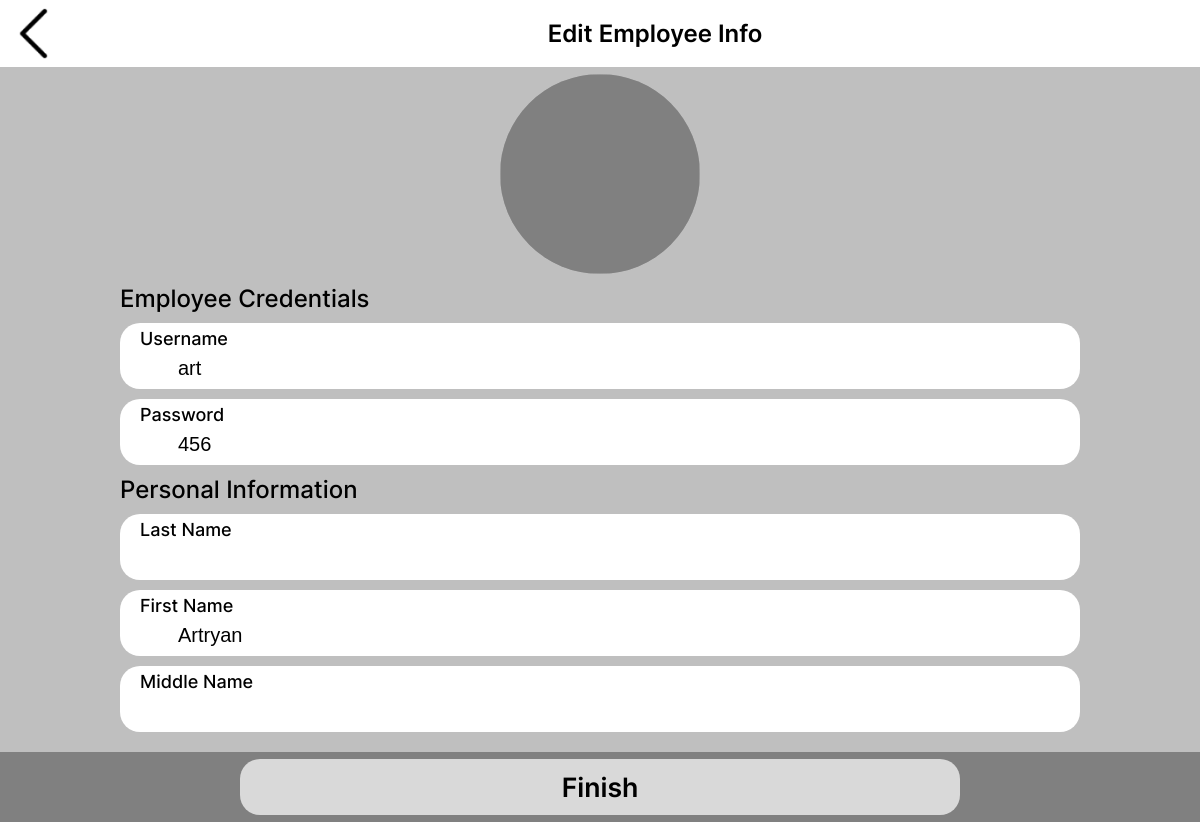
Page /UT-userEdit.php?emp=1 (signed in) on the committed database.
### tables this page shows
CREATE TABLE `employees` (
  `id` int(11) NOT NULL,
  `USERNAME` varchar(100) NOT NULL,
  `PASSWORD` varchar(100) NOT NULL,
  `CONFIRM_PASSWORD` varchar(100) NOT NULL,
  `LAST_NAME` varchar(100) NOT NULL,
  `FIRST_NAME` varchar(100) NOT NULL,
  `MIDDLE_NAME` varchar(100) NOT NULL,
  `IMG` varchar(100) NOT NULL
);

### UT-userEdit.php (the view, shortened to what this page needs)
<?php require 'connectDB.php';
$emp_num = $_GET['emp'];
$emprow = "SELECT * FROM employees WHERE id = $emp_num";
$empdata = $connection->query($emprow);
$employee = $empdata->fetch_assoc();
?>
<html lang="en">
<head>
    <link rel="stylesheet" href="userEdit.css">
</head>
<body>
<nav class="site-nav grid">
    <a href="ut-userinfo.php?emp=<?php echo $emp_num ?>"><img src="assets/img/Back.png" alt=""></a>
    <p>Edit Employee Info</p>
</nav>
<form action="UT-edituser.php?emp=<?php echo $emp_num ?>" method="post" enctype="multipart/form-data">
<div class="forms">
    <div class="ins-img">
        <img class="prof-img" src="assets/employee_img/<?php echo $employee["IMG"] ?>" onclick="triggerClick2()" id="profileIMG">
    </div>
    <p class="edit-cat">Employee Credentials</p>
    <div class="edit-form">
            <p>Username</p>
            <input type="text" name="username" id="username" value="<?php echo $employee["USERNAME"]?>">
    </div>
    <div class="edit-form">
            <p>Password</p>
            <input type="text" name="password" id="password" value="<?php echo $employee["PASSWORD"]?>">
    </div>
    <p class="edit-cat">Personal Information</p>
    <div class="edit-form">
            <p>Last Name</p>
            <input type="text" name="last-name" id="last-name"onkeydown="return /[a-zA-Z]/i.test(event.key)" value="<?php echo $employee["LAST_NAME"]?>">
    </div>
    <div class="edit-form">
            <p>First Name</p>
            <input type="text" name="first-name" id="first-name"onkeydown="return /[a-zA-Z]/i.test(event.key)" value="<?php echo $employee["FIRST_NAME"]?>">
    </div>
    <div class="edit-form">
            <p>Middle Name</p>
            <input type="text" name="middle-name"  id="middle-name" onkeydown="return /[a-zA-Z]/i.test(event.key)" value="<?php echo $employee["MIDDLE_NAME"]?>">
    </div>
    </div>
    <div class="edit-bar">
        <button type="submit" class="edit-button"><p>Finish</p></button>
    </div>
</form>
</body>
</html>

### userEdit.css (style rules this page uses)
:root { --primary: #000000; --secondary: #FFFFFF; --button_color: #d9d9d9; --nav_grayed: #808080; --nav_selected: #bfbfbf; --table_text: #404040; }
body,p,a,ul,li,h1 { margin: 0; padding: 0; text-decoration: none; }
body { background-color: var(--secondary); overflow-x: hidden; font-family: 'Inter Medium'; padding-top: 53.75px; background: var(--nav_selected); }
form input { border: none; }
p,a,::placeholder { color: #000000; font-size: 1.2em; font-family: "Inter Medium"; }
.grid { display: grid; grid-template-columns: repeat(8, 1fr); }
.site-nav { width: 100%; background: var(--secondary); position: fixed; top: 0px; z-index: 1; }
.site-nav a { grid-column: 1/2; }
.site-nav a img { width: 2.8em; height: 2.8em; }
.site-nav p { grid-column: 2/9; white-space: nowrap; margin: auto auto; font-family: 'Inter SemiBold'; margin-left: calc(50% - 20px); transform: translateX(-50%); }
form { padding-top: 20px; }
form .ins-img, .prof-img { display: flex; width: 10em; height: 10em; border-radius: 50%; margin: 0 auto; background: var(--nav_grayed); }
.prof-img { position: absolute; z-index: 0; opacity: 0.4; }
form .edit-form { margin: auto auto; width: 80%; border-radius: 20px; background:var(--secondary); margin-top: 10px; }
form .edit-form p { font-size: .9em; white-space: nowrap; padding-left: 20px; padding-top: 5px; }
form .edit-form input { display: flex; margin: 0 auto; height: 2em; width: 90%; border-radius: 20px; font-size: 1em; padding-left: 10px; }
form .edit-cat { width: 80%; margin: auto auto; padding-top: 10px; }
form .forms { padding-bottom: 70px; }
form .edit-bar { display: flex; width: 100%; height: 8%; min-height: 70px; background: var(--nav_grayed); position: fixed; bottom: 0; }
form .edit-bar .edit-button, form .edit-bar .edit-button:active, form .edit-bar .edit-button:focus { text-align: center; width: 60%; height: 80%; border-radius: 20px; background: var(--button_color); margin: auto auto; border-style: none; }
form .edit-bar .edit-button p { width: 80%; margin: auto auto; font-family: "Inter SemiBold"; font-size: 2em; }
@media screen and (min-width: 960px) { body { font-size: 18px; } }
@media screen and (min-width: 1200px) { body { font-size: 20px; } }

### rows in the picture
employees: username "art", password "456", first-name "Artryan"
